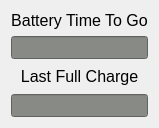
   <widget class="QWidget" name="layoutWidget">
    <property name="geometry">
     <rect>
      <x>734</x>
      <y>54</y>
      <width>145</width>
      <height>118</height>
     </rect>
    </property>
    <layout class="QGridLayout" name="gridLayout_10">
     <item row="0" column="0">
      <widget class="QLabel" name="Time_To_Go_Label">
       <property name="font">
        <font>
         <pointsize>12</pointsize>
        </font>
       </property>
       <property name="text">
        <string>Battery Time To Go</string>
       </property>
       <property name="alignment">
        <set>Qt::AlignCenter</set>
       </property>
      </widget>
     </item>
     <item row="1" column="0">
      <widget class="QLineEdit" name="Time_To_Go_lineEdit">
       <property name="font">
        <font>
         <pointsize>10</pointsize>
         <weight>50</weight>
         <bold>false</bold>
        </font>
       </property>
       <property name="autoFillBackground">
        <bool>false</bool>
       </property>
       <property name="styleSheet">
        <string notr="true">background-color: rgb(136, 138, 133);</string>
       </property>
       <property name="alignment">
        <set>Qt::AlignCenter</set>
       </property>
      </widget>
     </item>
     <item row="2" column="0">
      <widget class="QLabel" name="Last_Full_Charge_Label">
       <property name="minimumSize">
        <size>
         <width>0</width>
         <height>23</height>
        </size>
       </property>
       <property name="font">
        <font>
         <pointsize>12</pointsize>
        </font>
       </property>
       <property name="text">
        <string>Last Full Charge</string>
       </property>
       <property name="alignment">
        <set>Qt::AlignCenter</set>
       </property>
      </widget>
     </item>
     <item row="3" column="0">
      <widget class="QLineEdit" name="Last_Full_Charge_lineEdit">
       <property name="font">
        <font>
         <pointsize>10</pointsize>
         <weight>50</weight>
         <bold>false</bold>
        </font>
       </property>
       <property name="autoFillBackground">
        <bool>false</bool>
       </property>
       <property name="styleSheet">
        <string notr="true">background-color: rgb(136, 138, 133);</string>
       </property>
       <property name="alignment">
        <set>Qt::AlignCenter</set>
       </property>
      </widget>
     </item>
    </layout>
   </widget>
